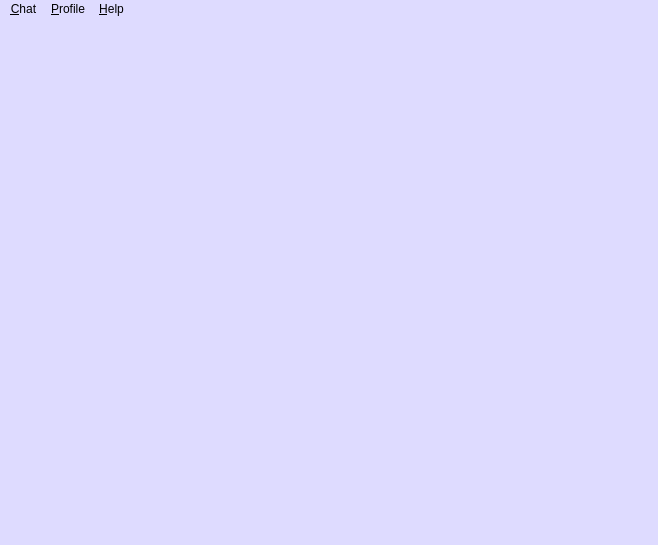
<?xml version="1.0" encoding="UTF-8"?>
<ui version="4.0">
 <class>MainWindow</class>
 <widget class="QMainWindow" name="MainWindow">
  <property name="geometry">
   <rect>
    <x>0</x>
    <y>0</y>
    <width>658</width>
    <height>545</height>
   </rect>
  </property>
  <property name="windowTitle">
   <string>MainWindow</string>
  </property>
  <property name="styleSheet">
   <string notr="true">background-color: rgb(226, 214, 235);
background-color: rgb(243, 243, 243);
background-color: rgb(199, 226, 240);
background-color: rgb(222, 219, 255);</string>
  </property>
  <widget class="QWidget" name="centralwidget"/>
  <widget class="QMenuBar" name="menubar">
   <property name="geometry">
    <rect>
     <x>0</x>
     <y>0</y>
     <width>658</width>
     <height>26</height>
    </rect>
   </property>
   <widget class="QMenu" name="menu_Chats">
    <property name="title">
     <string>&amp;Chat</string>
    </property>
    <addaction name="action_Connect"/>
   </widget>
   <widget class="QMenu" name="menu_Profile">
    <property name="title">
     <string>&amp;Profile</string>
    </property>
    <addaction name="action_Image"/>
    <addaction name="action_Username"/>
   </widget>
   <widget class="QMenu" name="menu_About">
    <property name="title">
     <string>&amp;Help</string>
    </property>
    <addaction name="action_Help"/>
   </widget>
   <addaction name="menu_Chats"/>
   <addaction name="menu_Profile"/>
   <addaction name="menu_About"/>
  </widget>
  <widget class="QStatusBar" name="statusbar"/>
  <action name="action_Connect">
   <property name="text">
    <string>&amp;Connect</string>
   </property>
  </action>
  <action name="action_Image">
   <property name="text">
    <string>&amp;Image</string>
   </property>
  </action>
  <action name="action_Username">
   <property name="text">
    <string>&amp;Username</string>
   </property>
  </action>
  <action name="action_Help">
   <property name="text">
    <string>&amp;About</string>
   </property>
  </action>
 </widget>
 <resources/>
 <connections/>
</ui>
